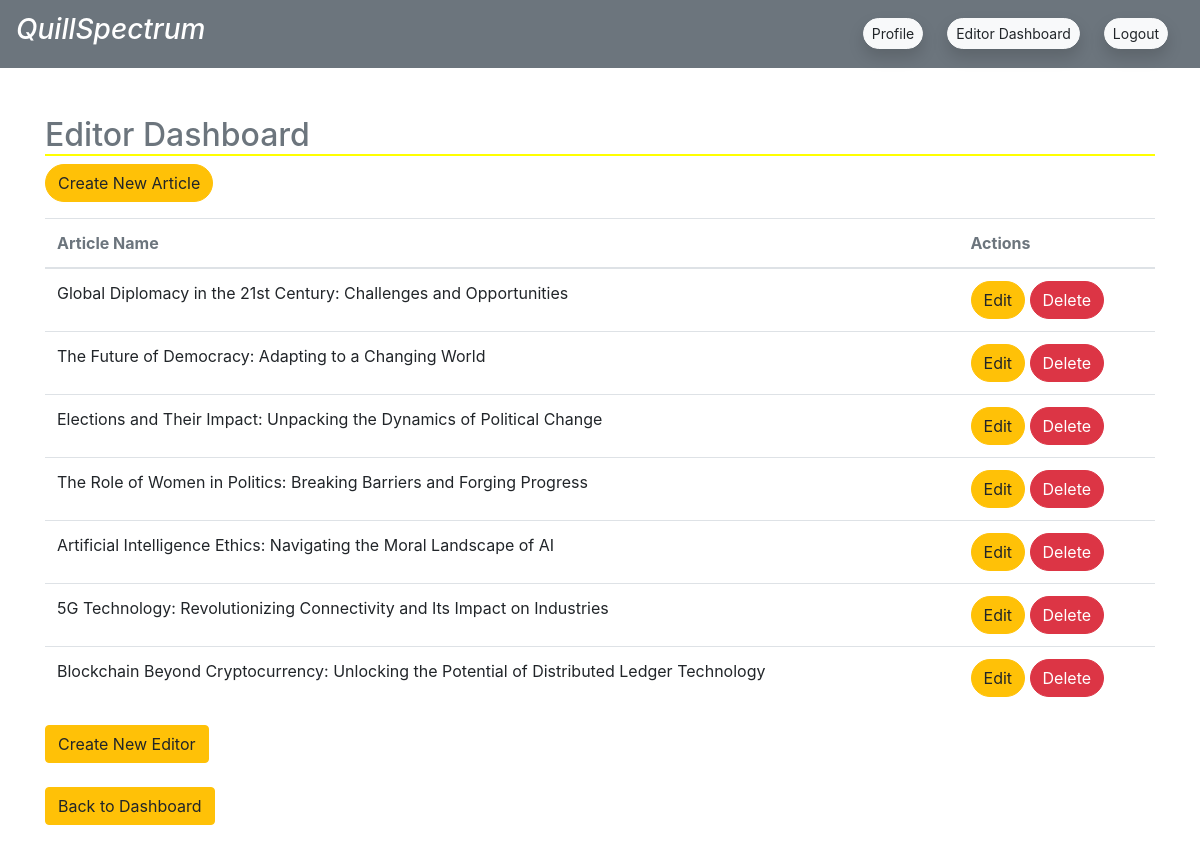
The app's page /editor/dashboard/ (signed in) with its own data.
### category_article/models.py (models this page shows, shortened)
class Article(models.Model):
    headline = models.CharField(max_length=200)
    body = models.TextField()
    category = models.ForeignKey(Category, on_delete=models.CASCADE)
    publishing_time = models.DateTimeField(auto_now_add=True)
    ratings = models.FloatField(default=0.0)
    image = models.ImageField(upload_to='photos/articles')

### editors_job/views.py (the view)
# urls.py: path('dashboard/', views.editor_dashboard, name='editor_dashboard'),
@login_required
def editor_dashboard(request):
    if request.user.user_profile.user_type == 'editor':
        articles = Article.objects.all()
        return render(request, 'editor/editor_dashboard.html', {'articles': articles})
    else:
        return redirect('home')

### editors_job/templates/editor/editor_dashboard.html
{% extends "core/base.html" %}
{% block content %}
<div class="container mt-5">
    <h2 class="text-secondary" style="border-bottom: 2px solid yellow;">Editor Dashboard</h2>
    <a href="{% url 'create_article' %}" class="btn btn-warning rounded-pill">Create New Article</a>
    <table class="table mt-3">
        <thead>
            <tr>
                <th class="text-secondary">Article Name</th>
                <th class="text-secondary">Actions</th>
            </tr>
        </thead>
        <tbody>
            {% for article in articles %}
                <tr>
                    <td>{{ article.headline }}</td>
                    <td>
                        <a href="{% url 'edit_article' article.id %}" class="btn btn-warning rounded-pill">Edit</a>
                        <a href="{% url 'delete_article' article.id %}" class="btn btn-danger rounded-pill" onclick="return confirm('Are you sure you want to delete this article?')">Delete</a>
                    </td>
                </tr>
            {% empty %}
                <tr>
                    <td colspan="2" class="text-secondary">No articles available.</td>
                </tr>
            {% endfor %}
        </tbody>
    </table>
    <a href="{% url 'create_editor' %}" class="btn btn-warning rounded">Create New Editor</a>
    <br>
    <br>
    <a href="{% url 'editor_dashboard' %}" class="btn btn-warning rounded mb-5">Back to Dashboard</a>
</div>
{% endblock content %}

### records on screen
Article: headline "Global Diplomacy in the 21st Century: Challenges and Opportunities"
Article: headline "The Future of Democracy: Adapting to a Changing World"
Article: headline "Elections and Their Impact: Unpacking the Dynamics of Political Change"
Article: headline "The Role of Women in Politics: Breaking Barriers and Forging Progress"
Article: headline "Artificial Intelligence Ethics: Navigating the Moral Landscape of AI"
Article: headline "5G Technology: Revolutionizing Connectivity and Its Impact on Industries"
Article: headline "Blockchain Beyond Cryptocurrency: Unlocking the Potential of Distributed Ledger Technology"
